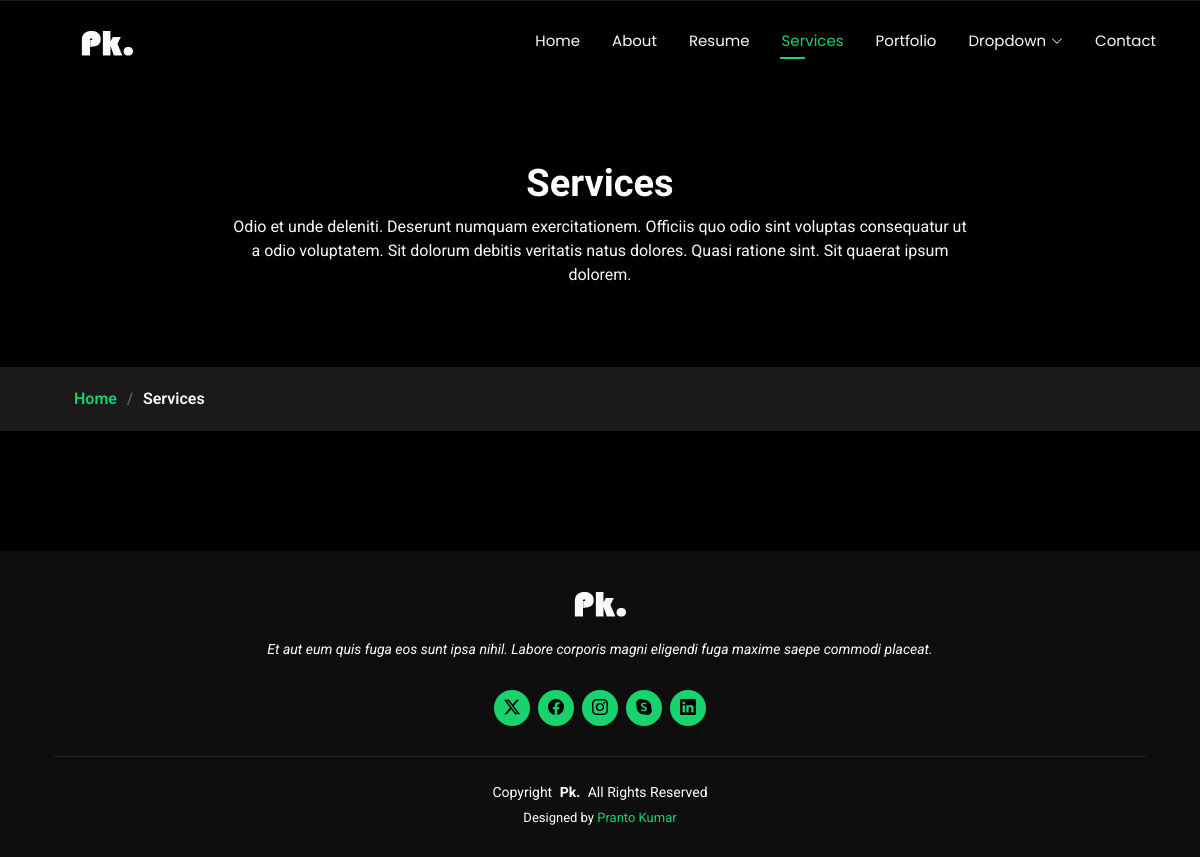
The page /services/ on the database as committed earlier.
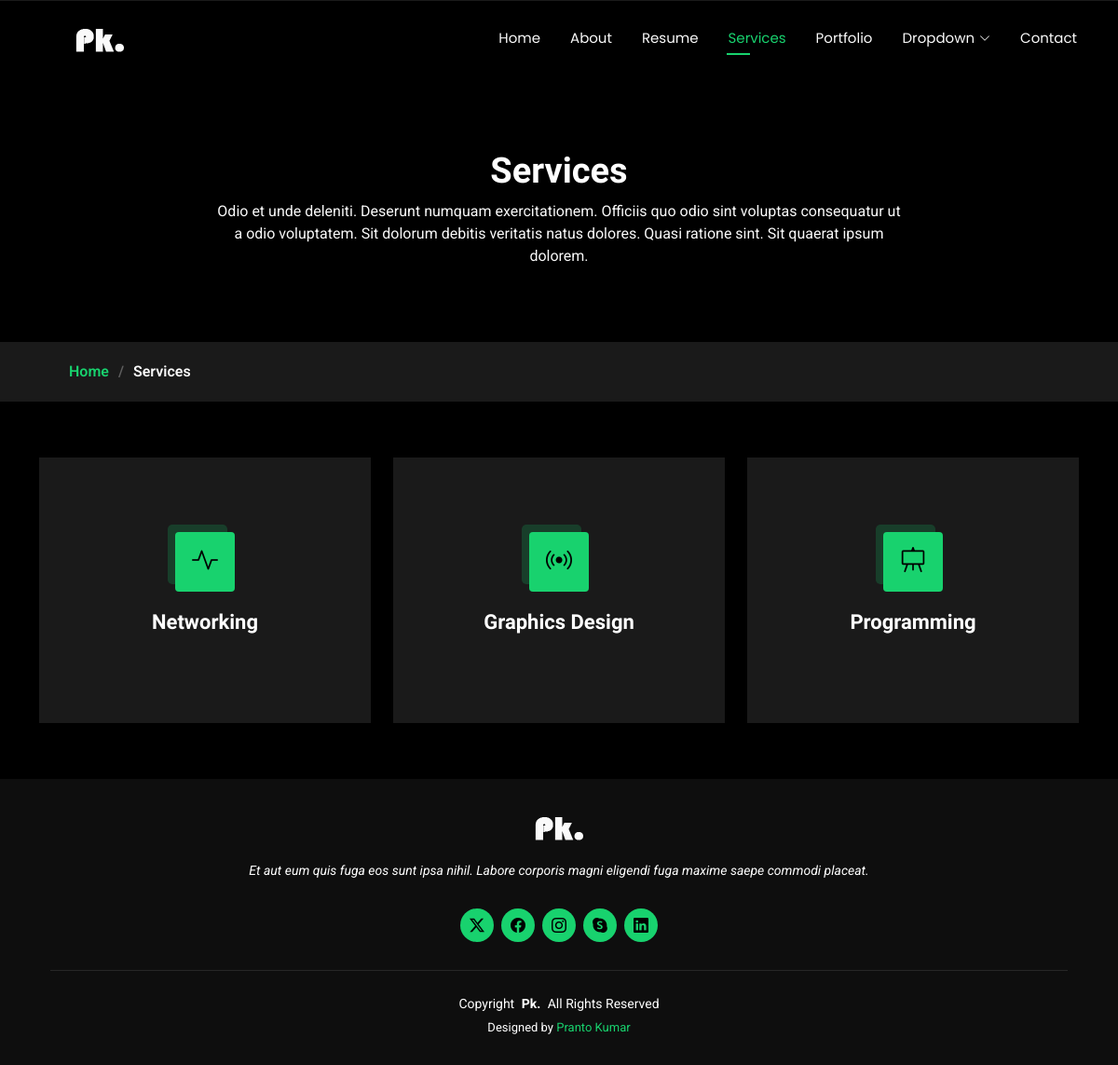
The same page on the database as committed later.
### store/models.py (models this page shows, shortened)
class Service(models.Model):
    s_icon=models.CharField(max_length=100)
    s_title=models.CharField(max_length=100)
    s_image=models.ImageField(upload_to='service_img/', blank=True, null=True)
    s_description=models.CharField(max_length=500)

### store/views.py (the view)
# urls.py: path('services/', services, name='services'),
def services(request):
    services=Service.objects.all()
    return render(request, 'services.html',{'services':services})

### store/templates/services.html (shortened to what this page needs)
<!DOCTYPE html>
<html lang="en">
<head>
  {% load static %}
  <link href="{% static 'assets/vendor/bootstrap/css/bootstrap.min.css' %}" rel="stylesheet">
  <link href="{% static 'assets/vendor/bootstrap-icons/bootstrap-icons.css' %}" rel="stylesheet">
  <link href="{% static 'assets/vendor/aos/aos.css' %}" rel="stylesheet">
  <link href="{% static 'assets/vendor/swiper/swiper-bundle.min.css' %}" rel="stylesheet">
  <link href="{% static 'assets/vendor/glightbox/css/glightbox.min.css' %}" rel="stylesheet">
  <link href="{% static 'assets/css/main.css' %}" rel="stylesheet">
</head>
<body class="services-page">
  <header id="header" class="header d-flex align-items-center fixed-top">
    <div class="container-fluid container-xl position-relative d-flex align-items-center justify-content-between">
      <a href="{% url 'index' %}" class="logo d-flex align-items-center">
        <h1 class="sitename"><img src="{% static 'assets/img/pk-logo.png' %}" alt="logo"></h1>
      </a>
      <nav id="navmenu" class="navmenu">
        <ul>
          <li><a href="{% url 'index' %}">Home</a></li>
          <li><a href="{% url 'about' %}">About</a></li>
          <li><a href="{% url 'resume' %}">Resume</a></li>
          <li><a href="{% url 'services' %}" class="active">Services</a></li>
          <li><a href="{% url 'portfolio' %}">Portfolio</a></li>
          <li class="dropdown"><a href="#"><span>Dropdown</span> <i class="bi bi-chevron-down toggle-dropdown"></i></a>
          </li>
          <li><a href="{% url 'contact' %}">Contact</a></li>
        </ul>
      </nav>
    </div>
  </header>
  <main class="main">
    <div class="page-title" data-aos="fade">
      <div class="heading">
        <div class="container">
          <div class="row d-flex justify-content-center text-center">
            <div class="col-lg-8">
              <h1>Services</h1>
              <p class="mb-0">Odio et unde deleniti. Deserunt numquam exercitationem. Officiis quo odio sint voluptas consequatur ut a odio voluptatem. Sit dolorum debitis veritatis natus dolores. Quasi ratione sint. Sit quaerat ipsum dolorem.</p>
            </div>
          </div>
        </div>
      </div>
      <nav class="breadcrumbs">
        <div class="container">
          <ol>
            <li><a href="{% url 'index' %}">Home</a></li>
            <li class="current">Services</li>
          </ol>
        </div>
      </nav>
    </div>
    <section id="services" class="services section">
      <div class="container">
        <div class="row gy-4">
          {% for r in services %}
          <div class="col-lg-4 col-md-6" data-aos="fade-up" data-aos-delay="100">
            <div class="service-item  position-relative">
              <div class="icon">
                <i class="{{ r.s_icon }}"></i>
              </div>
              <a href="{% url 'service_details' r.pk %}" class="stretched-link">
                <h3>{{ r.s_title }}</h3>
              </a>
            </div>
          </div>
          {% endfor %}
        </div>
      </div>
    </section>
  </main>
  <footer id="footer" class="footer dark-background">
    <div class="container">
      <h3 class="sitename"><img src="{% static './assets/img/pk-logo.png' %}" alt="logo"></h3>
      <p>Et aut eum quis fuga eos sunt ipsa nihil. Labore corporis magni eligendi fuga maxime saepe commodi placeat.</p>
      <div class="social-links d-flex justify-content-center">
        <a href=""><i class="bi bi-twitter-x"></i></a>
        <a href=""><i class="bi bi-facebook"></i></a>
        <a href=""><i class="bi bi-instagram"></i></a>
        <a href=""><i class="bi bi-skype"></i></a>
        <a href=""><i class="bi bi-linkedin"></i></a>
      </div>
      <div class="container">
        <div class="copyright">
          <span>Copyright</span> <strong class="px-1 sitename">Pk.</strong> <span>All Rights Reserved</span>
        </div>
        <div class="credits">
          Designed by <a href="#">Pranto Kumar</a>
        </div>
      </div>
    </div>
  </footer>
</body>
</html>

Rows that differ between the two databases and show on the page:
added Service: s_title "Networking"
added Service: s_title "Graphics Design"
added Service: s_title "Programming"
